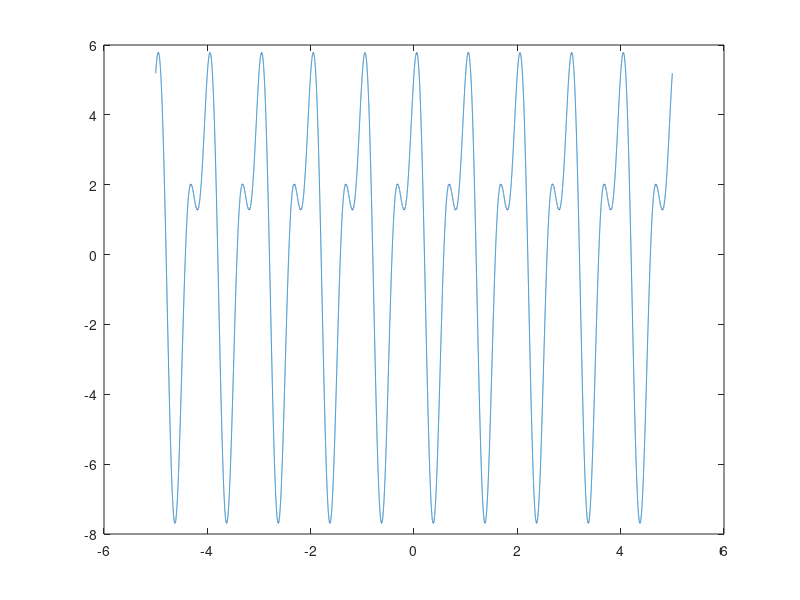

Write the MATLAB code that produced this figure.
t = -5: 0.0001 :5; %range of t, where 0.0001 is the sampling interval

%frequency components
v1 = 2; 
v2 = 1; 
V_t = 3*cos(2*pi*v1*t-1.3) + 5*cos(2*pi*v2*t+0.5);
plot(t,V_t);
disp('Maximum value = '); 
disp(max(V_t)); 

%answer should be 5.7811
%From table 509 - 517 